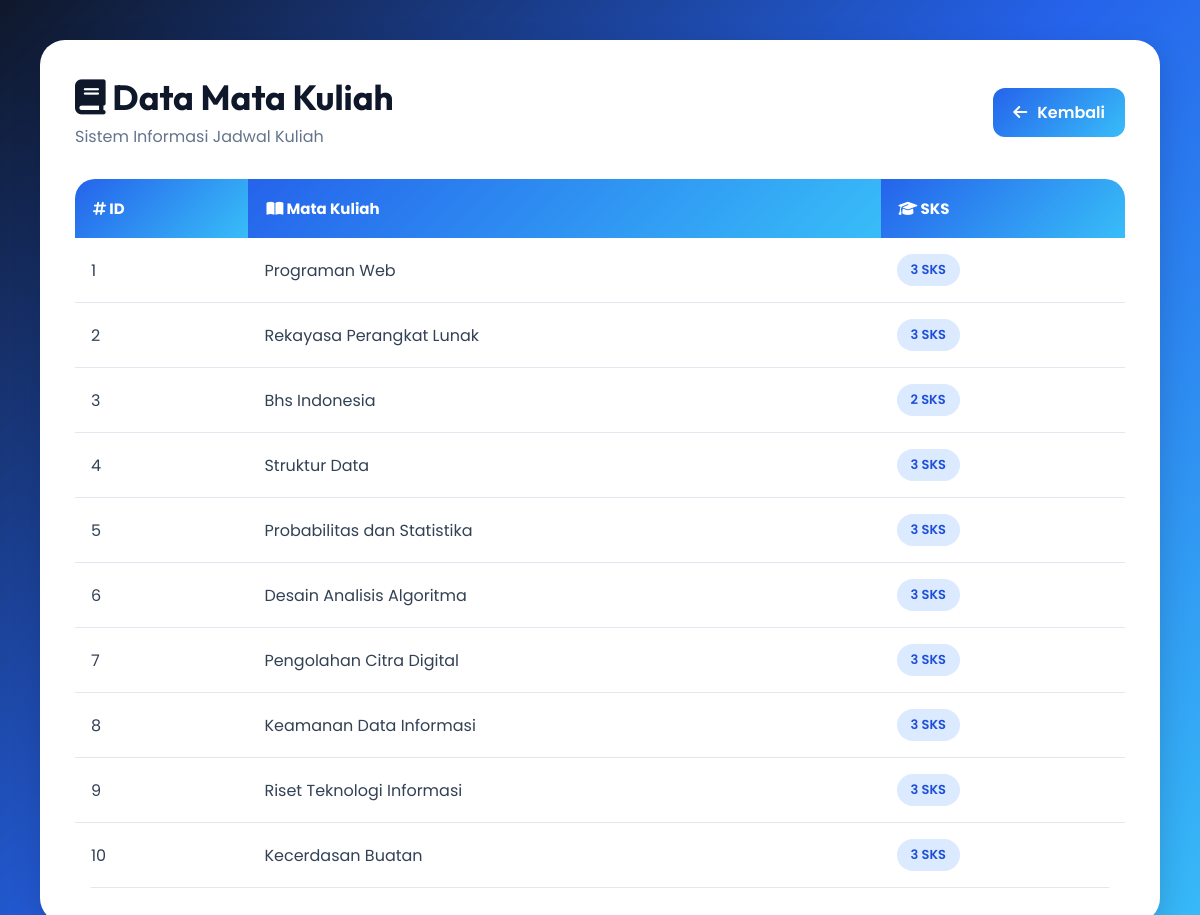
Page /matakuliah.php (signed in) on the committed database.
### tables this page shows
CREATE TABLE `mata_kuliah` (
  `id_matkul` int(11) NOT NULL,
  `nama_matkul` varchar(100) NOT NULL,
  `sks` int(11) NOT NULL
);

### matakuliah.php (the view, shortened to what this page needs)
<?php
include 'connect.php';
$data = mysqli_query($conn,
"SELECT * FROM mata_kuliah");
?>
<!DOCTYPE html>
<html lang="id">
<head>
<link rel="stylesheet"
href="https://cdnjs.cloudflare.com/ajax/libs/font-awesome/6.5.1/css/all.min.css">
</head>
<body>
<div class="container">
    <div class="header">
        <div class="title">
            <h1>
                <i class="fa-solid fa-book"></i>
                Data Mata Kuliah
            </h1>
            <p>
                Sistem Informasi Jadwal Kuliah
            </p>
        </div>
        <a href="dashboard-admin.php" class="btn">
            <i class="fa-solid fa-arrow-left"></i>
            Kembali
        </a>
    </div>
    <div class="table-box">
        <table>
            <tr>
                <th>
                    <i class="fa-solid fa-hashtag"></i>
                    ID
                </th>
                <th>
                    <i class="fa-solid fa-book-open"></i>
                    Mata Kuliah
                </th>
                <th>
                    <i class="fa-solid fa-graduation-cap"></i>
                    SKS
                </th>
            </tr>
            <?php while($d = mysqli_fetch_assoc($data)){ ?>
            <tr>
                <td>
                    <?php echo $d['id_matkul']; ?>
                </td>
                <td>
                    <?php echo $d['nama_matkul']; ?>
                </td>
                <td>
                    <span class="sks">
                        <?php echo $d['sks']; ?> SKS
                    </span>
                </td>
            </tr>
            <?php } ?>
        </table>
    </div>
</div>
</body>
</html>

### matakuliah.php (style rules this page uses)
* { margin:0; padding:0; box-sizing:border-box; }
body { font-family:'Poppins', sans-serif; min-height:100vh; background:linear-gradient( 135deg, #0f172a, #2563eb, #38bdf8 ); padding:40px; }
.container { width:100%; max-width:1200px; margin:auto; background:white; border-radius:25px; padding:35px; box-shadow:0 10px 30px rgba(0,0,0,0.15); }
.header { display:flex; justify-content:space-between; align-items:center; margin-bottom:30px; }
.title h1 { font-family:'Outfit', sans-serif; font-size:35px; color:#0f172a; margin-bottom:5px; }
.title p { color:#64748b; }
.btn { background:linear-gradient( 135deg, #2563eb, #38bdf8 ); color:white; padding:12px 20px; border-radius:12px; text-decoration:none; font-weight:600; transition:0.3s; display:inline-flex; align-items:center; gap:10px; }
.table-box { overflow-x:auto; }
table { width:100%; border-collapse:collapse; overflow:hidden; border-radius:20px; }
table th { background:linear-gradient( 135deg, #2563eb, #38bdf8 ); color:white; padding:18px; text-align:left; font-size:15px; }
table td { padding:16px; border-bottom:1px solid #e2e8f0; color:#334155; background:white; }
.sks { display:inline-block; padding:6px 14px; border-radius:20px; background:#dbeafe; color:#1d4ed8; font-size:13px; font-weight:600; }

### rows in the picture
mata_kuliah: id_matkul "1", nama_matkul "Programan Web", sks "3"
mata_kuliah: id_matkul "2", nama_matkul "Rekayasa Perangkat Lunak", sks "3"
mata_kuliah: id_matkul "3", nama_matkul "Bhs Indonesia", sks "2"
mata_kuliah: id_matkul "4", nama_matkul "Struktur Data", sks "3"
mata_kuliah: id_matkul "5", nama_matkul "Probabilitas dan Statistika", sks "3"
mata_kuliah: id_matkul "6", nama_matkul "Desain Analisis Algoritma", sks "3"
mata_kuliah: id_matkul "7", nama_matkul "Pengolahan Citra Digital", sks "3"
mata_kuliah: id_matkul "8", nama_matkul "Keamanan Data Informasi", sks "3"
mata_kuliah: id_matkul "9", nama_matkul "Riset Teknologi Informasi", sks "3"
mata_kuliah: id_matkul "10", nama_matkul "Kecerdasan Buatan", sks "3"
